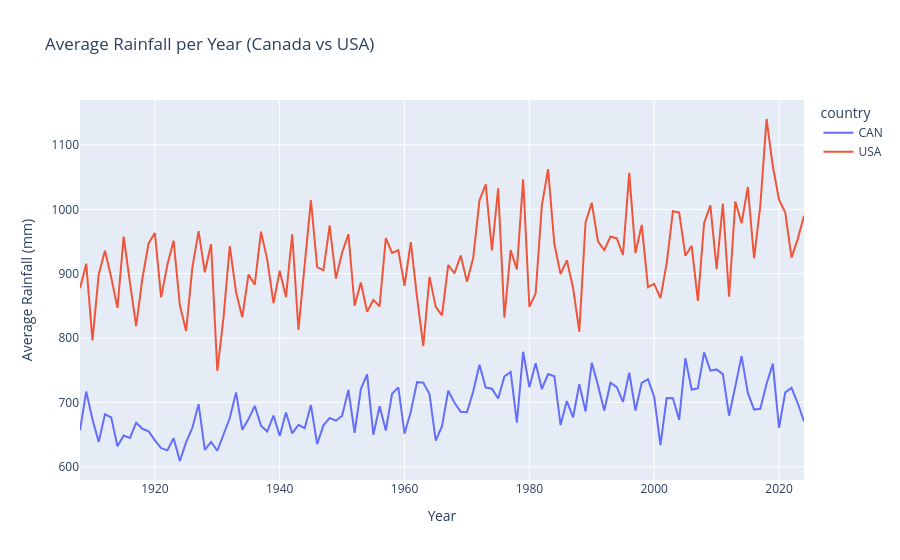

Notebook cell for this chart:
### Code cell
# Line plot average rainfall of data
fig = px.line(
    country_rainfall_per_year,
    x="year",
    y="rainfall_mm",
    color="country",   # separate lines for CAN and USA
    title="Average Rainfall per Year (Canada vs USA)",
    labels={"rainfall_mm": "Average Rainfall (mm)", "year": "Year"}
)

fig.show()
